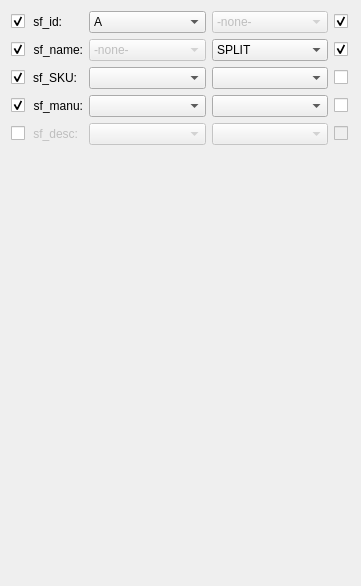
               <widget class="QWidget" name="product_fields_scroll_area_contents_3">
                <property name="geometry">
                 <rect>
                  <x>0</x>
                  <y>0</y>
                  <width>361</width>
                  <height>586</height>
                 </rect>
                </property>
                <layout class="QGridLayout" name="gridLayout_32">
                 <item row="1" column="2">
                  <widget class="QComboBox" name="_1_source_combo_3">
                   <property name="enabled">
                    <bool>false</bool>
                   </property>
                   <property name="sizePolicy">
                    <sizepolicy hsizetype="Expanding" vsizetype="Preferred">
                     <horstretch>0</horstretch>
                     <verstretch>0</verstretch>
                    </sizepolicy>
                   </property>
                   <property name="maximumSize">
                    <size>
                     <width>200</width>
                     <height>16777215</height>
                    </size>
                   </property>
                   <item>
                    <property name="text">
                     <string>-none-</string>
                    </property>
                   </item>
                  </widget>
                 </item>
                 <item row="0" column="1">
                  <widget class="QLabel" name="_0_prod_field_3">
                   <property name="sizePolicy">
                    <sizepolicy hsizetype="Maximum" vsizetype="Fixed">
                     <horstretch>0</horstretch>
                     <verstretch>0</verstretch>
                    </sizepolicy>
                   </property>
                   <property name="minimumSize">
                    <size>
                     <width>0</width>
                     <height>0</height>
                    </size>
                   </property>
                   <property name="text">
                    <string>sf_id:</string>
                   </property>
                   <property name="alignment">
                    <set>Qt::AlignmentFlag::AlignRight|Qt::AlignmentFlag::AlignTrailing|Qt::AlignmentFlag::AlignVCenter</set>
                   </property>
                  </widget>
                 </item>
                 <item row="0" column="4">
                  <widget class="QCheckBox" name="_0_allow_empty_3">
                   <property name="sizePolicy">
                    <sizepolicy hsizetype="Maximum" vsizetype="Fixed">
                     <horstretch>0</horstretch>
                     <verstretch>0</verstretch>
                    </sizepolicy>
                   </property>
                   <property name="minimumSize">
                    <size>
                     <width>16</width>
                     <height>0</height>
                    </size>
                   </property>
                   <property name="maximumSize">
                    <size>
                     <width>16777215</width>
                     <height>16777215</height>
                    </size>
                   </property>
                   <property name="font">
                    <font>
                     <strikeout>false</strikeout>
                    </font>
                   </property>
                   <property name="layoutDirection">
                    <enum>Qt::LayoutDirection::LeftToRight</enum>
                   </property>
                   <property name="text">
                    <string/>
                   </property>
                   <property name="checked">
                    <bool>true</bool>
                   </property>
                  </widget>
                 </item>
                 <item row="4" column="4">
                  <widget class="QCheckBox" name="_4_allow_empty_3">
                   <property name="enabled">
                    <bool>false</bool>
                   </property>
                   <property name="sizePolicy">
                    <sizepolicy hsizetype="Maximum" vsizetype="Fixed">
                     <horstretch>0</horstretch>
                     <verstretch>0</verstretch>
                    </sizepolicy>
                   </property>
                   <property name="minimumSize">
                    <size>
                     <width>16</width>
                     <height>0</height>
                    </size>
                   </property>
                   <property name="font">
                    <font>
                     <strikeout>false</strikeout>
                    </font>
                   </property>
                   <property name="layoutDirection">
                    <enum>Qt::LayoutDirection::LeftToRight</enum>
                   </property>
                   <property name="text">
                    <string/>
                   </property>
                  </widget>
                 </item>
                 <item row="3" column="3">
                  <widget class="QComboBox" name="_3_function_combo_3">
                   <property name="sizePolicy">
                    <sizepolicy hsizetype="Expanding" vsizetype="Preferred">
                     <horstretch>0</horstretch>
                     <verstretch>0</verstretch>
                    </sizepolicy>
                   </property>
                   <property name="maximumSize">
                    <size>
                     <width>200</width>
                     <height>16777215</height>
                    </size>
                   </property>
                  </widget>
                 </item>
                 <item row="2" column="2">
                  <widget class="QComboBox" name="_2_source_combo_3">
                   <property name="sizePolicy">
                    <sizepolicy hsizetype="Expanding" vsizetype="Preferred">
                     <horstretch>0</horstretch>
                     <verstretch>0</verstretch>
                    </sizepolicy>
                   </property>
                   <property name="maximumSize">
                    <size>
                     <width>200</width>
                     <height>16777215</height>
                    </size>
                   </property>
                  </widget>
                 </item>
                 <item row="5" column="0" colspan="4">
                  <spacer name="verticalSpacer_7">
                   <property name="orientation">
                    <enum>Qt::Orientation::Vertical</enum>
                   </property>
                   <property name="sizeHint" stdset="0">
                    <size>
                     <width>20</width>
                     <height>40</height>
                    </size>
                   </property>
                  </spacer>
                 </item>
                 <item row="4" column="2">
                  <widget class="QComboBox" name="_4_source_combo_3">
                   <property name="enabled">
                    <bool>false</bool>
                   </property>
                   <property name="sizePolicy">
                    <sizepolicy hsizetype="Expanding" vsizetype="Preferred">
                     <horstretch>0</horstretch>
                     <verstretch>0</verstretch>
                    </sizepolicy>
                   </property>
                   <property name="maximumSize">
                    <size>
                     <width>200</width>
                     <height>16777215</height>
                    </size>
                   </property>
                  </widget>
                 </item>
                 <item row="0" column="2">
                  <widget class="QComboBox" name="_0_source_combo_3">
                   <property name="sizePolicy">
                    <sizepolicy hsizetype="Expanding" vsizetype="Preferred">
                     <horstretch>0</horstretch>
                     <verstretch>0</verstretch>
                    </sizepolicy>
                   </property>
                   <property name="maximumSize">
                    <size>
                     <width>200</width>
                     <height>16777215</height>
                    </size>
                   </property>
                   <property name="sizeAdjustPolicy">
                    <enum>QComboBox::SizeAdjustPolicy::AdjustToContentsOnFirstShow</enum>
                   </property>
                   <property name="frame">
                    <bool>true</bool>
                   </property>
                   <property name="labelDrawingMode">
                    <enum>QComboBox::LabelDrawingMode::UseStyle</enum>
                   </property>
                   <item>
                    <property name="text">
                     <string>A</string>
                    </property>
                   </item>
                   <item>
                    <property name="text">
                     <string>B</string>
                    </property>
                   </item>
                  </widget>
                 </item>
                 <item row="4" column="0">
                  <widget class="QCheckBox" name="_4_include_field_3">
                   <property name="sizePolicy">
                    <sizepolicy hsizetype="Maximum" vsizetype="Fixed">
                     <horstretch>0</horstretch>
                     <verstretch>0</verstretch>
                    </sizepolicy>
                   </property>
                   <property name="minimumSize">
                    <size>
                     <width>16</width>
                     <height>0</height>
                    </size>
                   </property>
                   <property name="font">
                    <font>
                     <strikeout>false</strikeout>
                    </font>
                   </property>
                   <property name="layoutDirection">
                    <enum>Qt::LayoutDirection::LeftToRight</enum>
                   </property>
                   <property name="text">
                    <string/>
                   </property>
                   <property name="checked">
                    <bool>false</bool>
                   </property>
                  </widget>
                 </item>
                 <item row="1" column="0">
                  <widget class="QCheckBox" name="_1_include_field_3">
                   <property name="sizePolicy">
                    <sizepolicy hsizetype="Maximum" vsizetype="Fixed">
                     <horstretch>0</horstretch>
                     <verstretch>0</verstretch>
                    </sizepolicy>
                   </property>
                   <property name="minimumSize">
                    <size>
                     <width>16</width>
                     <height>0</height>
                    </size>
                   </property>
                   <property name="font">
                    <font>
                     <strikeout>false</strikeout>
                    </font>
                   </property>
                   <property name="layoutDirection">
                    <enum>Qt::LayoutDirection::LeftToRight</enum>
                   </property>
                   <property name="text">
                    <string/>
                   </property>
                   <property name="checked">
                    <bool>true</bool>
                   </property>
                  </widget>
                 </item>
                 <item row="1" column="1">
                  <widget class="QLabel" name="_1_prod_field_3">
                   <property name="sizePolicy">
                    <sizepolicy hsizetype="Maximum" vsizetype="Fixed">
                     <horstretch>0</horstretch>
                     <verstretch>0</verstretch>
                    </sizepolicy>
                   </property>
                   <property name="minimumSize">
                    <size>
                     <width>0</width>
                     <height>0</height>
                    </size>
                   </property>
                   <property name="text">
                    <string>sf_name:</string>
                   </property>
                   <property name="alignment">
                    <set>Qt::AlignmentFlag::AlignRight|Qt::AlignmentFlag::AlignTrailing|Qt::AlignmentFlag::AlignVCenter</set>
                   </property>
                  </widget>
                 </item>
                 <item row="0" column="0">
                  <widget class="QCheckBox" name="_0_include_field_3">
                   <property name="sizePolicy">
                    <sizepolicy hsizetype="Maximum" vsizetype="Fixed">
                     <horstretch>0</horstretch>
                     <verstretch>0</verstretch>
                    </sizepolicy>
                   </property>
                   <property name="minimumSize">
                    <size>
                     <width>16</width>
                     <height>0</height>
                    </size>
                   </property>
                   <property name="maximumSize">
                    <size>
                     <width>16777215</width>
                     <height>16777215</height>
                    </size>
                   </property>
                   <property name="font">
                    <font>
                     <strikeout>false</strikeout>
                    </font>
                   </property>
                   <property name="layoutDirection">
                    <enum>Qt::LayoutDirection::LeftToRight</enum>
                   </property>
                   <property name="text">
                    <string/>
                   </property>
                   <property name="checked">
                    <bool>true</bool>
                   </property>
                  </widget>
                 </item>
                 <item row="2" column="1">
                  <widget class="QLabel" name="_2_prod_field_3">
                   <property name="sizePolicy">
                    <sizepolicy hsizetype="Maximum" vsizetype="Fixed">
                     <horstretch>0</horstretch>
                     <verstretch>0</verstretch>
                    </sizepolicy>
                   </property>
                   <property name="minimumSize">
                    <size>
                     <width>0</width>
                     <height>0</height>
                    </size>
                   </property>
                   <property name="text">
                    <string>sf_SKU:</string>
                   </property>
                   <property name="alignment">
                    <set>Qt::AlignmentFlag::AlignRight|Qt::AlignmentFlag::AlignTrailing|Qt::AlignmentFlag::AlignVCenter</set>
                   </property>
                  </widget>
                 </item>
                 <item row="2" column="4">
                  <widget class="QCheckBox" name="_2_allow_empty_3">
                   <property name="sizePolicy">
                    <sizepolicy hsizetype="Maximum" vsizetype="Fixed">
                     <horstretch>0</horstretch>
                     <verstretch>0</verstretch>
                    </sizepolicy>
                   </property>
                   <property name="minimumSize">
                    <size>
                     <width>16</width>
                     <height>0</height>
                    </size>
                   </property>
                   <property name="font">
                    <font>
                     <strikeout>false</strikeout>
                    </font>
                   </property>
                   <property name="layoutDirection">
                    <enum>Qt::LayoutDirection::LeftToRight</enum>
                   </property>
                   <property name="text">
                    <string/>
                   </property>
                  </widget>
                 </item>
                 <item row="2" column="0">
                  <widget class="QCheckBox" name="_2_include_field_3">
                   <property name="sizePolicy">
                    <sizepolicy hsizetype="Maximum" vsizetype="Fixed">
                     <horstretch>0</horstretch>
                     <verstretch>0</verstretch>
                    </sizepolicy>
                   </property>
                   <property name="minimumSize">
                    <size>
                     <width>16</width>
                     <height>0</height>
                    </size>
                   </property>
                   <property name="font">
                    <font>
                     <strikeout>false</strikeout>
                    </font>
                   </property>
                   <property name="layoutDirection">
                    <enum>Qt::LayoutDirection::LeftToRight</enum>
                   </property>
                   <property name="text">
                    <string/>
                   </property>
                   <property name="checked">
                    <bool>true</bool>
                   </property>
                  </widget>
                 </item>
                 <item row="1" column="3">
                  <widget class="QComboBox" name="_1_function_combo_3">
                   <property name="sizePolicy">
                    <sizepolicy hsizetype="Expanding" vsizetype="Preferred">
                     <horstretch>0</horstretch>
                     <verstretch>0</verstretch>
                    </sizepolicy>
                   </property>
                   <property name="maximumSize">
                    <size>
                     <width>200</width>
                     <height>16777215</height>
                    </size>
                   </property>
                   <item>
                    <property name="text">
                     <string>SPLIT</string>
                    </property>
                   </item>
                  </widget>
                 </item>
                 <item row="1" column="4">
                  <widget class="QCheckBox" name="_1_allow_empty_3">
                   <property name="sizePolicy">
                    <sizepolicy hsizetype="Maximum" vsizetype="Fixed">
                     <horstretch>0</horstretch>
                     <verstretch>0</verstretch>
                    </sizepolicy>
                   </property>
                   <property name="minimumSize">
                    <size>
                     <width>16</width>
                     <height>0</height>
                    </size>
                   </property>
                   <property name="font">
                    <font>
                     <strikeout>false</strikeout>
                    </font>
                   </property>
                   <property name="layoutDirection">
                    <enum>Qt::LayoutDirection::LeftToRight</enum>
                   </property>
                   <property name="text">
                    <string/>
                   </property>
                   <property name="checked">
                    <bool>true</bool>
                   </property>
                  </widget>
                 </item>
                 <item row="3" column="1">
                  <widget class="QLabel" name="_3_prod_field_3">
                   <property name="sizePolicy">
                    <sizepolicy hsizetype="Maximum" vsizetype="Fixed">
                     <horstretch>0</horstretch>
                     <verstretch>0</verstretch>
                    </sizepolicy>
                   </property>
                   <property name="minimumSize">
                    <size>
                     <width>0</width>
                     <height>0</height>
                    </size>
                   </property>
                   <property name="text">
                    <string>sf_manu:</string>
                   </property>
                   <property name="alignment">
                    <set>Qt::AlignmentFlag::AlignRight|Qt::AlignmentFlag::AlignTrailing|Qt::AlignmentFlag::AlignVCenter</set>
                   </property>
                  </widget>
                 </item>
                 <item row="2" column="3">
                  <widget class="QComboBox" name="_2_function_combo_3">
                   <property name="sizePolicy">
                    <sizepolicy hsizetype="Expanding" vsizetype="Preferred">
                     <horstretch>0</horstretch>
                     <verstretch>0</verstretch>
                    </sizepolicy>
                   </property>
                   <property name="maximumSize">
                    <size>
                     <width>200</width>
                     <height>16777215</height>
                    </size>
                   </property>
                  </widget>
                 </item>
                 <item row="0" column="3">
                  <widget class="QComboBox" name="_0_function_combo_3">
                   <property name="enabled">
                    <bool>false</bool>
                   </property>
                   <property name="sizePolicy">
                    <sizepolicy hsizetype="Expanding" vsizetype="Preferred">
                     <horstretch>0</horstretch>
                     <verstretch>0</verstretch>
                    </sizepolicy>
                   </property>
                   <property name="maximumSize">
                    <size>
                     <width>200</width>
                     <height>16777215</height>
                    </size>
                   </property>
                   <item>
                    <property name="text">
                     <string>-none-</string>
                    </property>
                   </item>
                  </widget>
                 </item>
                 <item row="4" column="3">
                  <widget class="QComboBox" name="_4_function_combo_3">
                   <property name="enabled">
                    <bool>false</bool>
                   </property>
                   <property name="sizePolicy">
                    <sizepolicy hsizetype="Expanding" vsizetype="Preferred">
                     <horstretch>0</horstretch>
                     <verstretch>0</verstretch>
                    </sizepolicy>
                   </property>
                   <property name="maximumSize">
                    <size>
                     <width>200</width>
                     <height>16777215</height>
                    </size>
                   </property>
                  </widget>
                 </item>
                 <item row="3" column="0">
                  <widget class="QCheckBox" name="_3_include_field_3">
                   <property name="sizePolicy">
                    <sizepolicy hsizetype="Maximum" vsizetype="Fixed">
                     <horstretch>0</horstretch>
                     <verstretch>0</verstretch>
                    </sizepolicy>
                   </property>
                   <property name="minimumSize">
                    <size>
                     <width>16</width>
                     <height>0</height>
                    </size>
                   </property>
                   <property name="font">
                    <font>
                     <strikeout>false</strikeout>
                    </font>
                   </property>
                   <property name="layoutDirection">
                    <enum>Qt::LayoutDirection::LeftToRight</enum>
                   </property>
                   <property name="text">
                    <string/>
                   </property>
                   <property name="checked">
                    <bool>true</bool>
                   </property>
                  </widget>
                 </item>
                 <item row="4" column="1">
                  <widget class="QLabel" name="_4_prod_field_3">
                   <property name="enabled">
                    <bool>false</bool>
                   </property>
                   <property name="sizePolicy">
                    <sizepolicy hsizetype="Maximum" vsizetype="Fixed">
                     <horstretch>0</horstretch>
                     <verstretch>0</verstretch>
                    </sizepolicy>
                   </property>
                   <property name="minimumSize">
                    <size>
                     <width>0</width>
                     <height>0</height>
                    </size>
                   </property>
                   <property name="text">
                    <string>sf_desc:</string>
                   </property>
                   <property name="alignment">
                    <set>Qt::AlignmentFlag::AlignRight|Qt::AlignmentFlag::AlignTrailing|Qt::AlignmentFlag::AlignVCenter</set>
                   </property>
                  </widget>
                 </item>
                 <item row="3" column="2">
                  <widget class="QComboBox" name="_3_source_combo_3">
                   <property name="sizePolicy">
                    <sizepolicy hsizetype="Expanding" vsizetype="Preferred">
                     <horstretch>0</horstretch>
                     <verstretch>0</verstretch>
                    </sizepolicy>
                   </property>
                   <property name="maximumSize">
                    <size>
                     <width>200</width>
                     <height>16777215</height>
                    </size>
                   </property>
                  </widget>
                 </item>
                 <item row="3" column="4">
                  <widget class="QCheckBox" name="_3_allow_empty_3">
                   <property name="sizePolicy">
                    <sizepolicy hsizetype="Maximum" vsizetype="Fixed">
                     <horstretch>0</horstretch>
                     <verstretch>0</verstretch>
                    </sizepolicy>
                   </property>
                   <property name="minimumSize">
                    <size>
                     <width>16</width>
                     <height>0</height>
                    </size>
                   </property>
                   <property name="font">
                    <font>
                     <strikeout>false</strikeout>
                    </font>
                   </property>
                   <property name="layoutDirection">
                    <enum>Qt::LayoutDirection::LeftToRight</enum>
                   </property>
                   <property name="text">
                    <string/>
                   </property>
                  </widget>
                 </item>
                </layout>
               </widget>
